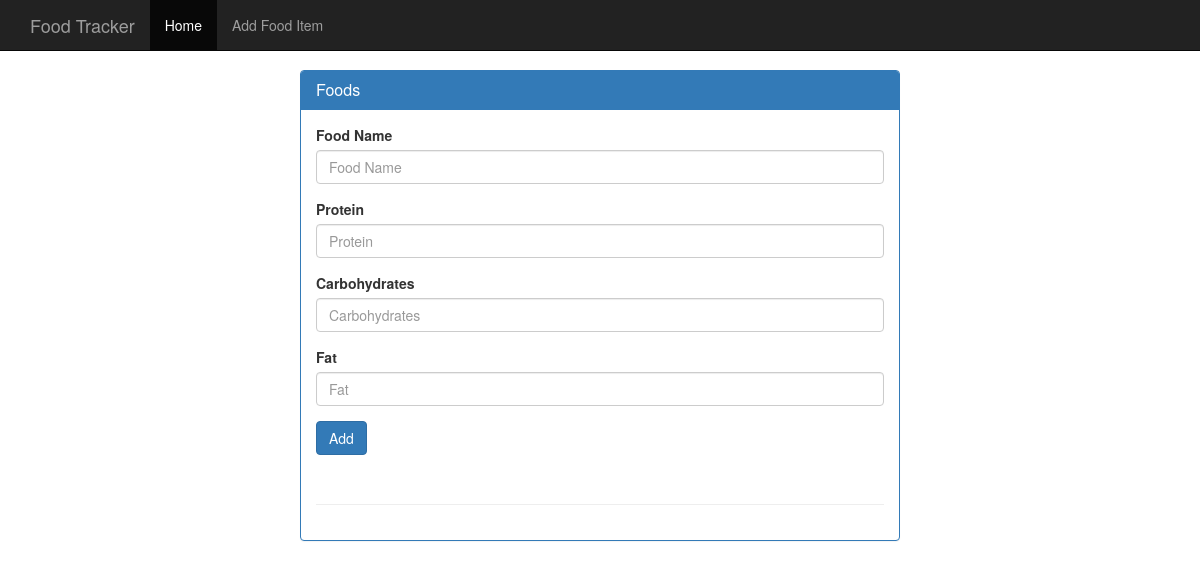
The app's page /food, older data.
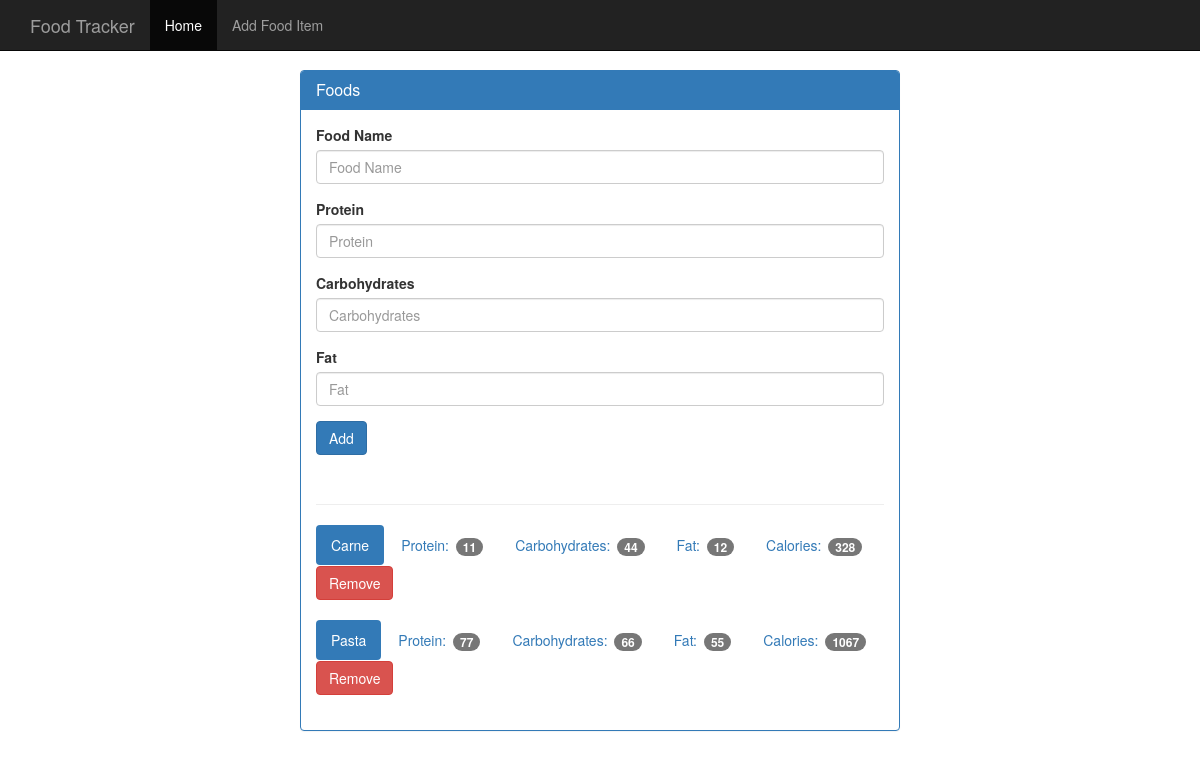
The same page, newer data.
### tables this page shows
CREATE TABLE food (
    id integer primary key autoincrement,
    name text not null,
    protein integer not null,
    carbohydrates integer not null,
    fats integer not null,
    calories integer not null
);

### modules/routes.py (the view)
    @app.route('/food', methods=['GET', 'POST'])
    def _food():
        if request.method == 'POST':
            if 'add' in request.form:
                handle_new_food(request.form)
            else:
                delete_food(request.form['delete'])
        return render_template('add_food.html', food=get_all_food())

### modules/database.py (called while the page is built)
def init(app: Flask):
    @app.teardown_appcontext
    def _close_db(error):
        if hasattr(g, DB_ATTRIB_NAME):
            get_db().close()
        if error:
            print(error)

def connect_db():
    database = sqlite3.connect(DB_NAME)
    database.row_factory = sqlite3.Row
    return database

def get_db():
    if not hasattr(g, DB_ATTRIB_NAME):
        g.sqlite_db = connect_db()
    return g.sqlite_db

def get_all_food():
    cursor = get_db().execute('select * from food')
    return cursor.fetchall()

### templates/add_food.html (shortened to what this page needs)
{% extends 'base.html' %}
{% block content %}
    <div class="container theme-showcase col-sm-6 col-sm-offset-3" role="main">
      <div class="row">
        <div>
          <div class="panel panel-primary">
            <div class="panel-heading">
              <h3 class="panel-title">Foods</h3>
            </div>
            <div class="panel-body">
              <form method="POST" action="{{ url_for('_food') }}">
                <div class="form-group">
                  <label for="food-name">Food Name</label>
                  <input type="text" name="food" class="form-control" id="food-name" placeholder="Food Name">
                </div>
                <div class="form-group">
                  <label for="protein">Protein</label>
                  <input type="number" name="protein" class="form-control" id="protein" placeholder="Protein">
                </div>
                <div class="form-group">
                  <label for="carbohydrates">Carbohydrates</label>
                  <input type="number" name="carbs" class="form-control" id="carbohydrates" placeholder="Carbohydrates">
                </div>
                <div class="form-group">
                  <label for="fat">Fat</label>
                  <input type="number" name="fat" class="form-control" id="fat" placeholder="Fat">
                </div>
                <button type="submit" class="btn btn-primary">Add</button>
              </form>
              <div class="page-header"></div>
              {% for food_element in food %}
              <ul class="nav nav-pills" role="tablist">
                <li class="active"><a>{{ food_element["name"] }}</a></li>
                <li><a>Protein: <span class="badge">{{ food_element["protein"] }}</span></a></li>
                <li><a>Carbohydrates: <span class="badge">{{ food_element["carbohydrates"] }}</span></a></li>
                <li><a>Fat: <span class="badge">{{ food_element["fats"] }}</span></a></li>
                <li><a>Calories: <span class="badge">{{ food_element["calories"] }}</span></a></li>
                <form method="POST" action="{{ url_for('_food') }}">
                  <button type="submit"  class="btn btn-danger">Remove</button>
                </form>
              </ul>
              <br>
              {% endfor %}
            </div>
          </div>
        </div>
      </div>
    </div>
{% endblock %}

### templates/base.html (shortened to what this page needs)
<!DOCTYPE html>
<html lang="en">
<head>
    <link href="{{ url_for('static', filename='css/bootstrap.min.css') }}" rel="stylesheet">
    <link href="{{ url_for('static', filename='css/theme.css') }}" rel="stylesheet">
</head>
<body>
    <nav class="navbar navbar-inverse navbar-fixed-top">
      <div class="container">
        <div class="navbar-header">
          <a class="navbar-brand" href="{{ url_for('_index') }}">Food Tracker</a>
        </div>
        <div id="navbar" class="navbar-collapse collapse">
          <ul class="nav navbar-nav">
            <li class="active"><a href="{{ url_for('_index') }}">Home</a></li>
            <li><a href="{{ url_for('_food') }}">Add Food Item</a></li>
          </ul>
        </div>
      </div>
    </nav>
    {% block content %}{% endblock %}
</body>
</html>

### static/css/theme.css (style rules this page uses)
body { padding-top: 70px; padding-bottom: 30px; }

Row changes from the older to the newer data that the page shows:
added food: name "Carne", protein "11", carbohydrates "44", fats "12", calories "328"
added food: name "Pasta", protein "77", carbohydrates "66", fats "55", calories "1067"
